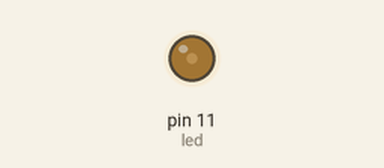
The program below on a simulated Raspberry Pi (header pin numbers). Parts: output pins drawn as LEDs (lit = HIGH). Random numbers come from a fixed seed; what the program prints to the terminal is not drawn.

Above: at 0.05 s.
At 12.04 s:
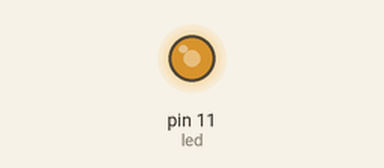
At 19.18 s:
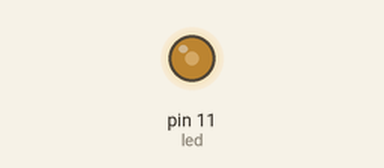
At 39.71 s:
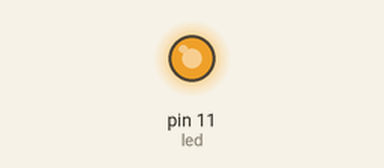
Timing chart, 0 to 40.0 s (numbered marks = the images above):
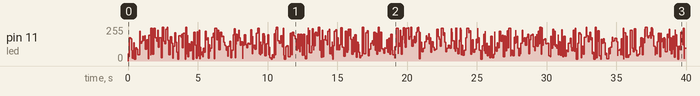

The program:

kaarslicht.py
```python
# Filename: BreathingLED3.py
# Project: Freenove kit using pigpio C and Python library
# Description: imitate candle light with random
# Author: JudaV
# date: october 2024

import random, time
import RPi.GPIO as GPIO

led = 11

GPIO.setmode(GPIO.BOARD)
GPIO.setup(led, GPIO.OUT)

pwm = GPIO.PWM(led, 100)
RUNNING = True


def brightness():
    return random.randint(5, 100)


def flicker():
    return random.random() / 8


print("Stop -> CTRL + C")

try:
    while RUNNING:
        pwm.start(0)
        pwm.ChangeDutyCycle(brightness())
        time.sleep(flicker())
except KeyboardInterrupt:
    running = False
finally:
    pwm.stop()
    GPIO.cleanup()
```
